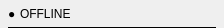
<?xml version="1.0" encoding="UTF-8"?>
<ui version="4.0">
 <class>StatusHeader</class>
 <widget class="QWidget" name="StatusHeader">
  <property name="geometry">
   <rect>
    <x>0</x>
    <y>0</y>
    <width>224</width>
    <height>26</height>
   </rect>
  </property>
  <layout class="QVBoxLayout" name="rootLayout">
   <property name="spacing">
    <number>5</number>
   </property>
   <property name="leftMargin">
    <number>8</number>
   </property>
   <property name="topMargin">
    <number>6</number>
   </property>
   <property name="rightMargin">
    <number>8</number>
   </property>
   <property name="bottomMargin">
    <number>0</number>
   </property>
   <item>
    <layout class="QHBoxLayout" name="headerLayout">
     <property name="spacing">
      <number>4</number>
     </property>
     <item>
      <widget class="QLabel" name="dotLabel">
       <property name="text">
        <string>●</string>
       </property>
      </widget>
     </item>
     <item>
      <widget class="QLabel" name="onlineLabel">
       <property name="text">
        <string>OFFLINE</string>
       </property>
      </widget>
     </item>
     <item>
      <spacer name="headerSpacer">
       <property name="orientation">
        <enum>Qt::Horizontal</enum>
       </property>
       <property name="sizeHint" stdset="0">
        <size>
         <width>40</width>
         <height>16</height>
        </size>
       </property>
      </spacer>
     </item>
    </layout>
   </item>
   <item>
    <widget class="QFrame" name="headerSeparator">
     <property name="minimumSize">
      <size>
       <width>0</width>
       <height>1</height>
      </size>
     </property>
     <property name="maximumSize">
      <size>
       <width>16777215</width>
       <height>1</height>
      </size>
     </property>
     <property name="frameShape">
      <enum>QFrame::HLine</enum>
     </property>
     <property name="frameShadow">
      <enum>QFrame::Plain</enum>
     </property>
    </widget>
   </item>
  </layout>
 </widget>
 <resources/>
 <connections/>
</ui>
